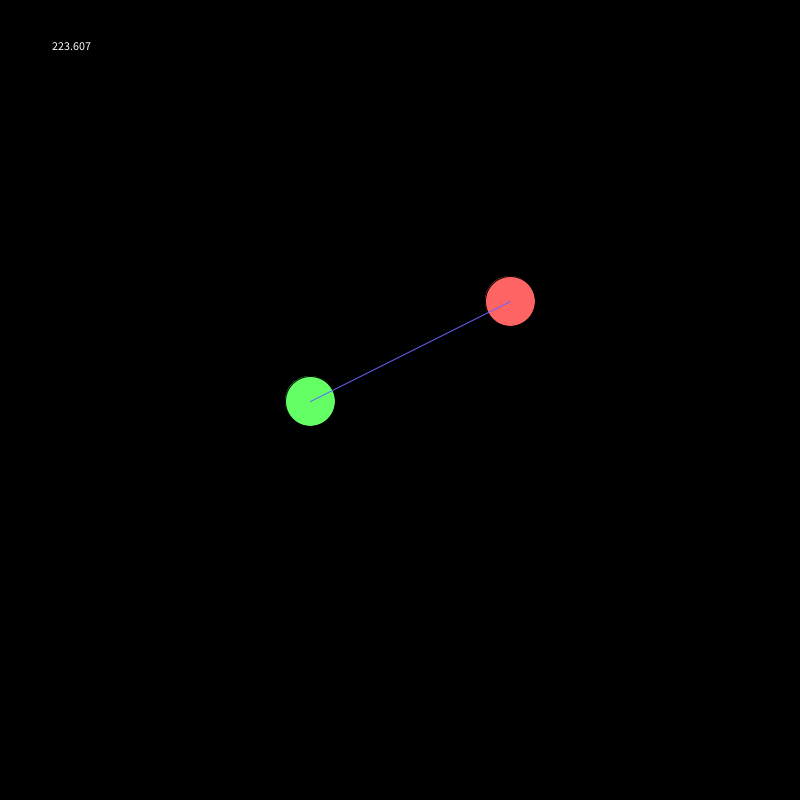
Frame 1 (no input)
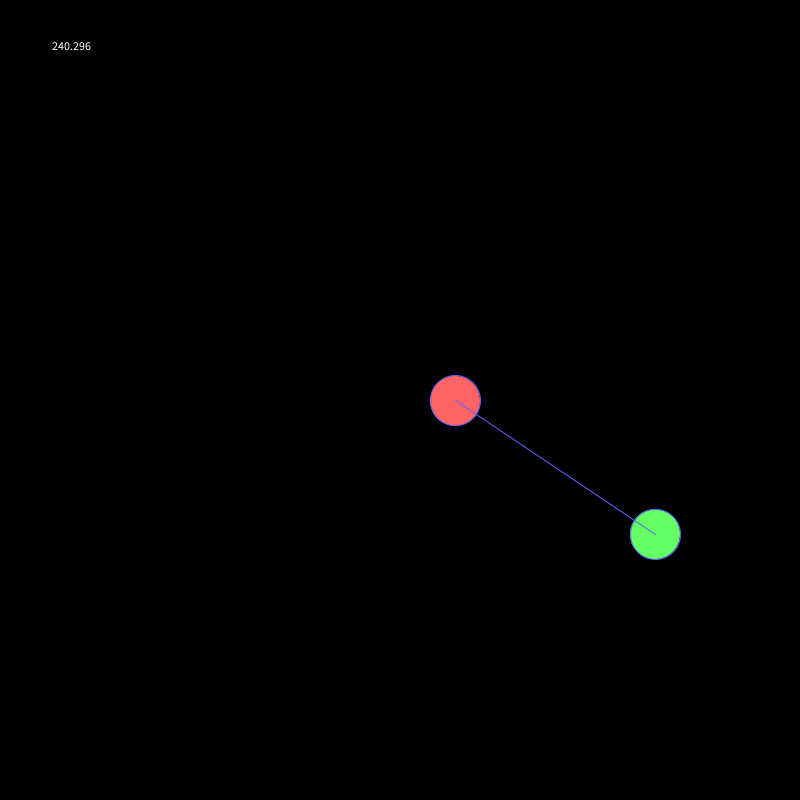
Frame 60 (the mouse pressed at the canvas centre just before this capture)
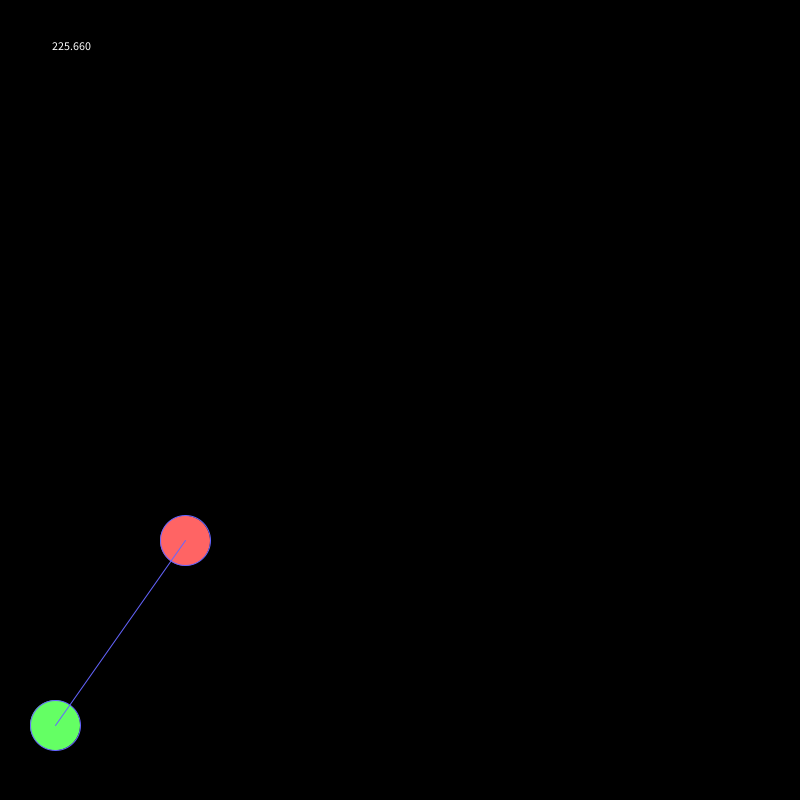
Frame 120 (the mouse held since frame 60 and released just before this capture)

The Processing sketch that drew these frames (run headless with seeded random() and noise(); from frame 60 on, the mouse is pressed at the canvas centre):

// Processing sketch: sketch_05b_rebounds
// ── sketch_05b_rebounds.pde
float ballX = 300;
float ballY = 400;

float speedX = 10;
float speedY = 0;

float ball2X = 500;
float ball2Y = 300;

float speed2X = 10;
float speed2Y = 0;

float distance=0;
float angle=0;


void setup() {
  size(800, 800); //We set up the size of the display
  background(0);  //We set up the background color
  frameRate(24);  //We set up the frame rate of the application (24 frames per second = normal movie frame rate)
}

void draw(){
  background(0);                 //we clear the background in every frame
  
  speedY = speedY+1;              //we add gravity to the speedY in every frame
  speed2Y = speed2Y+1;            //also with the 2nd ball
  
  ballX = ballX + speedX;        //we add the speed to the position of the ball to the position
  ballY = ballY + speedY;
  ball2X = ball2X + speed2X;        //we add the speed to the position of the ball 2to the position
  ball2Y = ball2Y + speed2Y;
  
  checkBorders();
  
  fill(100,255,100);
  ellipse(ballX, ballY, 50, 50);  //we draw a circle at the coordinates of the particle radius 25
  fill(255,100,100);
  ellipse(ball2X, ball2Y, 50, 50);  //we draw a circle at the coordinates of the particle radius 25
  
  stroke(100,100,255);
  line(ballX,ballY,ball2X,ball2Y);
  
  distance=sqrt(pow(ballX-ball2X,2)+pow(ballY-ball2Y,2));
  
  fill(255,255,255);
  text(distance,50,50);
  
  angle = (float)getAngle(ballX,ballY,ball2X,ball2Y);
  println(angle);
  
  if(distance<50){
    fill(255,100,100);
    text("COLLISION!",ball2X,ballY-50);  
    

    
  }
}


double getAngle(float x1,float y1,float x2,float y2){
      //y2 *= -1;
      double ang = Math.atan2(y2 - y1, x2 - x1) * (180/PI);
      if(ang<0){ang+=360;}
      return ang;
}


/*************************
I put this outside to keep it cleaner
**************************/


void checkBorders(){
     if(ballX>775){                //if the ball goes over any of the borders, we reposition the ball in the border and invert the speed of that axis.
    ballX=775;                  //in this case we count a 25px offset to compensate the radius of the ball
    speedX = -speedX;
  }
  
  if(ballX<25){
    ballX=25;
    speedX = -speedX;
  }
  
  if(ballY>775){
    ballY=775;
    speedY = -speedY*0.9;      //In this case, the ground absorbs part of the force, so the speed of the rebound is a little bit smaller than the original speed
  }
  
  if(ballY<25){
    ballY=25;
    speedY = -speedY;
  }
  

      // Let's do it again for the second ball...


   if(ball2X>775){          
    ball2X=775;                  
    speed2X = -speed2X;
  }
  
  if(ball2X<25){
    ball2X=25;
    speed2X = -speed2X;
  }
  
  if(ball2Y>775){
    ball2Y=775;
    speed2Y = -speed2Y*0.9;      //In this case, the ground absorbs part of the force, so the speed of the rebound is a little bit smaller than the original speed
  }
  
  if(ball2Y<25){
    ball2Y=25;
    speed2Y = -speed2Y;
  }
  

}
